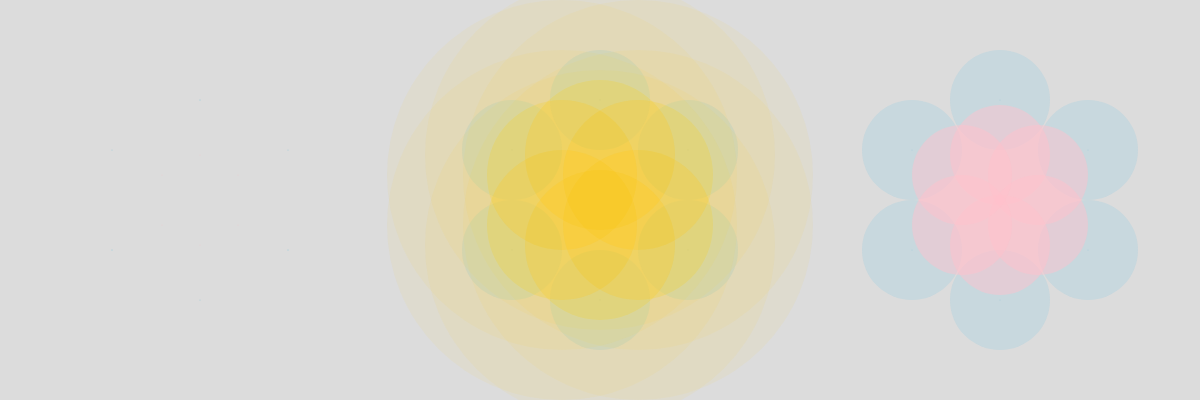
Frame 1 (no input)
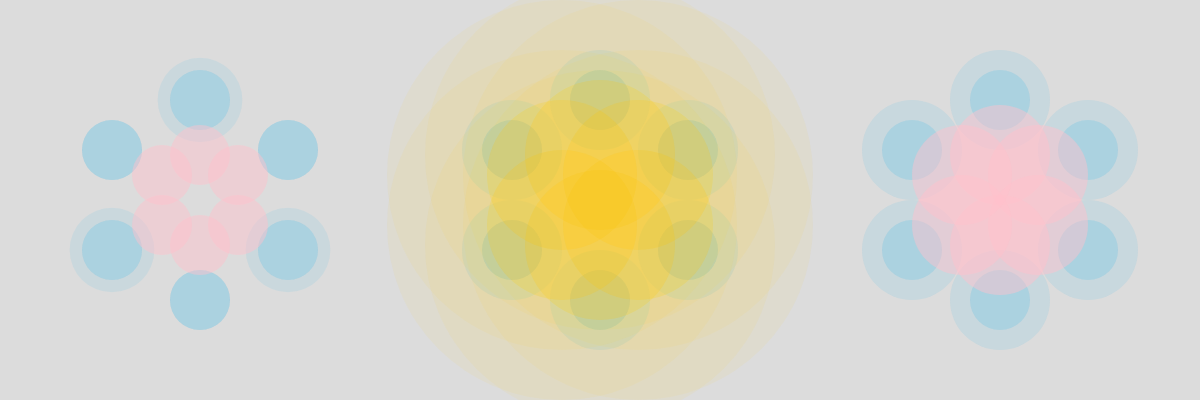
Frame 60 (no input)
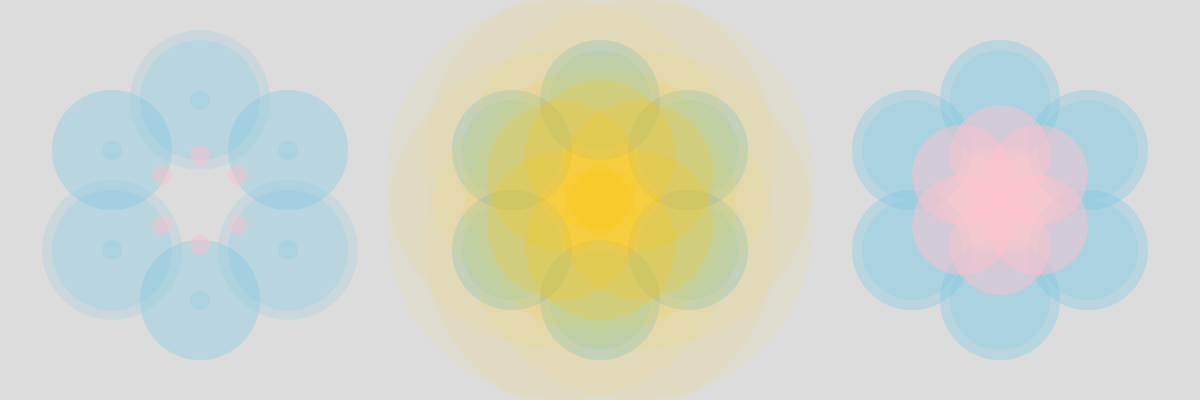
Frame 120 (the mouse pressed at the canvas centre since frame 60)

The p5.js sketch that drew these frames (run headless with seeded random() and noise() and a simulated clock; from frame 60 on, the mouse is pressed at the canvas centre):

// p5.js sketch
// ── sketch.js
function setup() {
  createCanvas(1200, 400);
}

function draw() {
  background(220);
  
  
  //Left
  
  fill("#97CBE142")
  noStroke();
  ellipse (200, 100, sin(frameCount/100)*150);
  ellipse (288, 150, frameCount%150);
  ellipse (288, 250, sin(frameCount/100)*150);
  ellipse (200, 300, frameCount%150);
  ellipse (112, 250, sin(frameCount/100)*150);
  ellipse (112, 150, frameCount%150);
  
  
  fill("#72C2E430")
  noStroke();
  ellipse (200, 100, frameCount%250);
  ellipse (288, 150, frameCount%250);
  ellipse (288, 250, frameCount%250);
  ellipse (200, 300, frameCount%250);
  ellipse (112, 250, frameCount%250);
  ellipse (112, 150, frameCount%250);
  
  
  fill('#72C2E430')
  noStroke();
  ellipse (200, 100, frameCount%100);
  ellipse (288, 150, frameCount%100);
  ellipse (288, 250, frameCount%100);
  ellipse (200, 300, frameCount%100);
  ellipse (112, 250, frameCount%100);
  ellipse (112, 150, frameCount%100);//
  
  fill('rgba(255,192,203,0.46)')
  noStroke();
  ellipse (200, 155, frameCount%100);
  ellipse (238, 175, frameCount%100);
  ellipse (238, 225, frameCount%100);
  ellipse (200, 245, frameCount%100);
  ellipse (162, 225, frameCount%100);
  ellipse (162, 175, frameCount%100);
  
  
  //Right 
  
  fill("#97CBE142")
  noStroke();
  ellipse (1000, 100, frameCount%150);
  ellipse (1088, 150, frameCount%150);
  ellipse (1088, 250, frameCount%150);
  ellipse (1000, 300, frameCount%150);
  ellipse (912, 250, frameCount%150);
  ellipse (912, 150, frameCount%150);
  
  
  fill("#72C2E430")
  noStroke();
  ellipse (1000, 100, frameCount%250);
  ellipse (1088, 150, frameCount%250);
  ellipse (1088, 250, frameCount%250);
  ellipse (1000, 300, frameCount%250);
  ellipse (912, 250, frameCount%250);
  ellipse (912, 150, frameCount%250);
  
  
  fill('#72C2E430')
  noStroke();
  ellipse (1000, 100, 100);
  ellipse (1088, 150, 100);
  ellipse (1088, 250, 100);
  ellipse (1000, 300, 100);
  ellipse (912, 250, 100);
  ellipse (912, 150, 100);//
  
  fill('rgba(255,192,203,0.46)')
  noStroke();
  ellipse (1000, 155, 100);
  ellipse (1038, 175, 100);
  ellipse (1038, 225, 100);
  ellipse (1000, 245, 100);
  ellipse (962, 225, 100);
  ellipse (962, 175, 100);
  
  

  
  //Central 
  
  
  fill("#97CBE130")
  noStroke();
  ellipse (600, 100, frameCount%500);
  ellipse (688, 150, frameCount%500);
  ellipse (688, 250, frameCount%500);
  ellipse (600, 300, frameCount%500);
  ellipse (512, 250, frameCount%500);
  ellipse (512, 150, frameCount%500);
  
   fill("#97CBE102")
  noStroke();
  ellipse (600, 100, frameCount%1000);
  ellipse (688, 150, frameCount%1000);
  ellipse (688, 250, frameCount%1000);
  ellipse (600, 300, frameCount%1000);
  ellipse (512, 250, frameCount%1000);
  ellipse (512, 150, frameCount%1000);
  
  //
  
  fill("#3AA0CD26")
  noStroke();
  ellipse (600, 100, frameCount%600);
  ellipse (688, 150, frameCount%600);
  ellipse (688, 250, frameCount%600);
  ellipse (600, 300, frameCount%600);
  ellipse (512, 250, frameCount%600);
  ellipse (512, 150, frameCount%600);
  
  
  fill('#72C2E430')
  noStroke();
  ellipse (600, 100, 100);
  ellipse (688, 150, 100);
  ellipse (688, 250, 100);
  ellipse (600, 300, 100);
  ellipse (512, 250, 100);
  ellipse (512, 150, 100);//
  
  fill('#FFC10733')
  noStroke();
  ellipse (600, 155, 150);
  ellipse (638, 175, 150);
  ellipse (638, 225, 150);
  ellipse (600, 245, 150);
  ellipse (562, 225, 150);
  ellipse (562, 175, 150);
  
  fill('#FFC1070F')
  noStroke();
  ellipse (600, 155, 350);
  ellipse (638, 175, 350);
  ellipse (638, 225, 350);
  ellipse (600, 245, 350);
  ellipse (562, 225, 350);
  ellipse (562, 175, 350);
  
  
  
  
  
  
}
